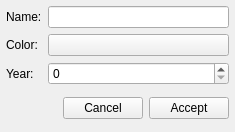
<?xml version="1.0" encoding="UTF-8"?>
<ui version="4.0">
 <class>YearGoalWidget</class>
 <widget class="QWidget" name="YearGoalWidget">
  <property name="geometry">
   <rect>
    <x>0</x>
    <y>0</y>
    <width>235</width>
    <height>132</height>
   </rect>
  </property>
  <property name="windowTitle">
   <string>Form</string>
  </property>
  <layout class="QVBoxLayout" name="verticalLayout">
   <property name="leftMargin">
    <number>6</number>
   </property>
   <property name="topMargin">
    <number>6</number>
   </property>
   <property name="rightMargin">
    <number>6</number>
   </property>
   <property name="bottomMargin">
    <number>6</number>
   </property>
   <item>
    <widget class="QWidget" name="widget" native="true">
     <layout class="QGridLayout" name="gridLayout">
      <property name="leftMargin">
       <number>0</number>
      </property>
      <property name="topMargin">
       <number>0</number>
      </property>
      <property name="rightMargin">
       <number>0</number>
      </property>
      <property name="bottomMargin">
       <number>0</number>
      </property>
      <item row="0" column="0">
       <widget class="QLabel" name="label">
        <property name="text">
         <string>Name:</string>
        </property>
       </widget>
      </item>
      <item row="0" column="1">
       <widget class="QLineEdit" name="name_LineEdit"/>
      </item>
      <item row="1" column="0">
       <widget class="QLabel" name="label_2">
        <property name="text">
         <string>Color:</string>
        </property>
       </widget>
      </item>
      <item row="1" column="1">
       <widget class="QPushButton" name="btn_Color">
        <property name="minimumSize">
         <size>
          <width>30</width>
          <height>20</height>
         </size>
        </property>
        <property name="text">
         <string/>
        </property>
       </widget>
      </item>
      <item row="2" column="0">
       <widget class="QLabel" name="label_4">
        <property name="text">
         <string>Year:</string>
        </property>
       </widget>
      </item>
      <item row="2" column="1">
       <widget class="QSpinBox" name="year_SpinBox">
        <property name="minimum">
         <number>0</number>
        </property>
        <property name="maximum">
         <number>100</number>
        </property>
       </widget>
      </item>
     </layout>
    </widget>
   </item>
   <item>
    <widget class="QWidget" name="widget_2" native="true">
     <layout class="QHBoxLayout" name="horizontalLayout">
      <property name="leftMargin">
       <number>0</number>
      </property>
      <property name="topMargin">
       <number>0</number>
      </property>
      <property name="rightMargin">
       <number>0</number>
      </property>
      <property name="bottomMargin">
       <number>0</number>
      </property>
      <item>
       <spacer name="horizontalSpacer">
        <property name="orientation">
         <enum>Qt::Horizontal</enum>
        </property>
        <property name="sizeHint" stdset="0">
         <size>
          <width>69</width>
          <height>20</height>
         </size>
        </property>
       </spacer>
      </item>
      <item>
       <widget class="QPushButton" name="btn_Cancel">
        <property name="text">
         <string>Cancel</string>
        </property>
       </widget>
      </item>
      <item>
       <widget class="QPushButton" name="btn_Accept">
        <property name="text">
         <string>Accept</string>
        </property>
       </widget>
      </item>
     </layout>
    </widget>
   </item>
  </layout>
 </widget>
 <resources/>
 <connections/>
</ui>
